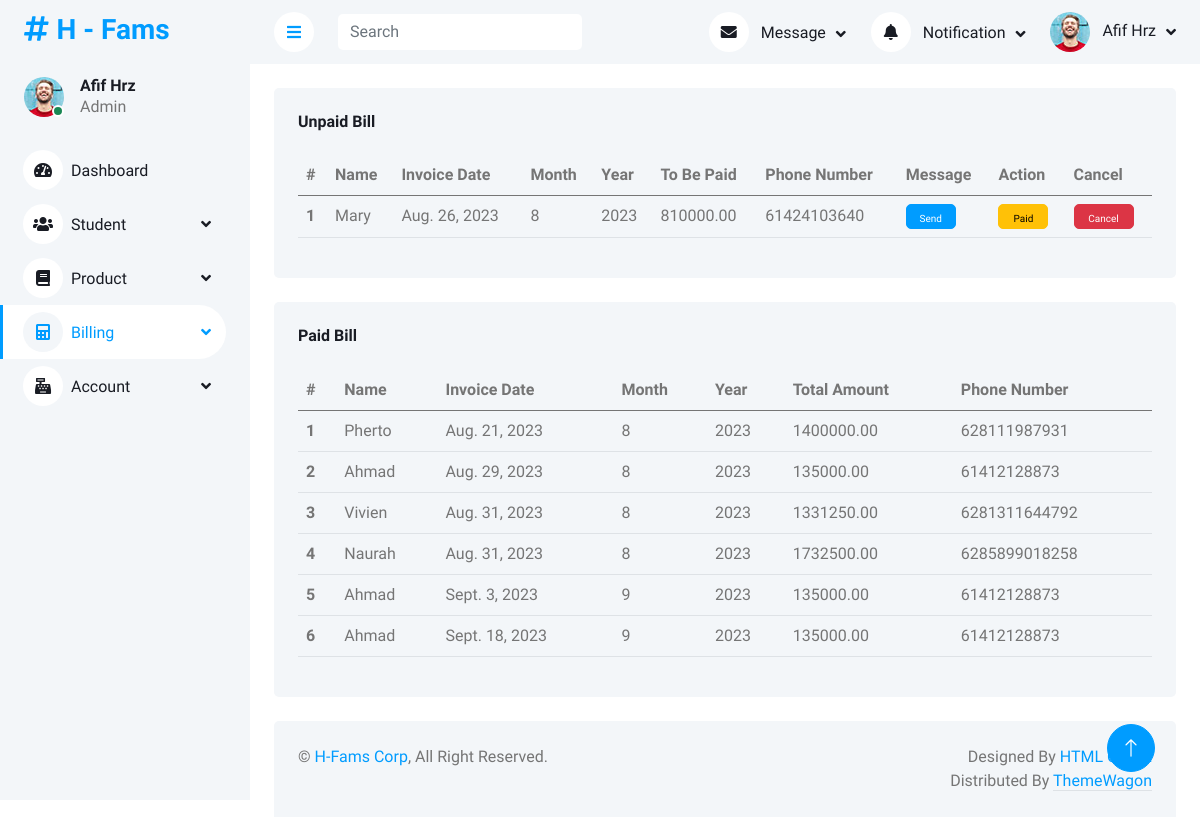
Screenshot of /billing/liststatusbill/ (signed in) with the database file from the repository.
### dashboard/models.py (models this page shows)
class admin_mst_module(models.Model):
    modulename = models.CharField(max_length=30, db_column="MODULENAME")
    pagename = models.CharField(max_length=30, db_column="PAGENAME")
    created_by = models.CharField(max_length=30, db_column="CREATED_BY")
    date_created = models.DateField(default=datetime.date.today, blank=True, db_column="DATE_CREATED")
    modified_by = models.CharField(max_length=30, blank=True, null=True, db_column="MODIFIED_BY")
    date_modified = models.DateField(blank=True, null=True, db_column="DATE_MODIFIED")
    adm_mst_id = models.IntegerField(blank=True, null=True, db_column="ADM_MST_MODULE_ID")
    validstatus = models.IntegerField(blank=True, null=True, db_column="VALIDSTATUS")
    ordernumber = models.IntegerField(db_column="ORDERNUMBER")
    levelnumber = models.IntegerField(blank=True, null=True, db_column="LEVELNUMBER")
    moduleurl = models.CharField(max_length=30, blank=True, null=True, db_column="MODULEURL")
    moduleicon = models.CharField(max_length=30, blank=True, null=True, db_column="MODULEICON")
    moduleclass = models.CharField(max_length=30, blank=True, null=True, db_column="MODULECLASS")
    application = models.CharField(max_length=30, db_column="APPLICATION")
    class Meta:
        db_table = 'ADM_MST_MODULE'

### billing/models.py (models this page shows)
class bll_trx_billing(models.Model):
    invoice_status = models.IntegerField(db_column="INVOICE_STATUS", default=0)
    invoice_date = models.DateField(default=datetime.date.today, db_column="INVOICE_DATE")
    total_amount = models.DecimalField(db_column="TOTAL_AMOUNT", decimal_places=2, max_digits=12)
    remarks = models.CharField(max_length=30, db_column="REMARKS")
    date_created = models.DateField(default=timezone.now, blank=True, db_column="DATE_CREATED")
    created_by = models.CharField(max_length=30, db_column="CREATED_BY")
    date_modified = models.DateField(blank=True, null=True, db_column="DATE_MODIFIED")
    modified_by = models.CharField(max_length=30, blank=True, null=True, db_column="MODIFIED_BY")
    std_trx_id = models.ForeignKey(std_trx, on_delete=models.RESTRICT, db_column="STD_TRX_ID")
    tobe_paid = models.DecimalField(db_column="TOBE_PAID", decimal_places=2, max_digits=12)
    month = models.IntegerField(db_column="MONTH")
    year = models.IntegerField(db_column="YEAR")
    periode = models.IntegerField(db_column="PERIODE")
    class Meta:
        db_table = 'BLL_TRX_BILLING'

### billing/views.py (the view)
# urls.py: path('liststatusbill/', views.liststatusbill_view, name='liststatusbill'),
@login_required(login_url='/login')
def liststatusbill_view(request):
    year = datetime.today().year
    month = datetime.today().month-1
    if len(str(month))==1:
        date = str(year)+"-0"+str(month)+"-"+"01"
    else:
        date = str(year)+"-"+str(month)+"-"+"01"
    total_day = calendar.monthrange(year, month)[1]
    enddate = str(year)+"-"+str(month)+"-"+ str(total_day)
    data_unpaid_bill = bll_trx_billing.objects.raw("""SELECT btb.ID, btb.INVOICE_DATE, btb.TOBE_PAID, btb.MONTH, btb.YEAR , sm.NAME, sm.BOOKED_PHONE  FROM BLL_TRX_BILLING btb
	JOIN STD_TRX st ON st.id = btb.STD_TRX_ID
	JOIN STD_MST sm ON sm.id = st.STD_MST_ID
	WHERE INVOICE_STATUS = 8
    ORDER BY TOBE_PAID DESC""")
    data_paid_bill = bll_trx_billing.objects.raw(f"""SELECT btb.ID, btb.INVOICE_DATE, btb.TOTAL_AMOUNT, btb.MONTH, btb.YEAR , sm.NAME, sm.BOOKED_PHONE  FROM BLL_TRX_BILLING btb
	JOIN STD_TRX st ON st.id = btb.STD_TRX_ID
	JOIN STD_MST sm ON sm.id = st.STD_MST_ID
	WHERE INVOICE_STATUS = 1 AND INVOICE_DATE >= '{date}'""")
    context = {
        'title':'H - Status Bill',
        'dashboard_active':'Billing',
        'datapaid':data_paid_bill,
        'dataunpaid':data_unpaid_bill
        }
    return render(request, 'billing/liststatusbill_view.html', context)

### billing/templates/billing/liststatusbill_view.html (shortened to what this page needs)
{% extends 'base_site.html' %}
{% load static %}
{% block content %}
<div class="container-fluid pt-4 px-4">
    <div class="row g-4">
        <div class="col-sm-12 col-xl-12">
            <div class="bg-light rounded h-100 p-4">
                <h6 class="mb-4">Unpaid Bill</h6>
                <table class="table table-hover">
                    <thead>
                        <tr>
                            <th scope="col">#</th>
                            <th scope="col">Name</th>
                            <th scope="col">Invoice Date</th>
                            <th scope="col">Month</th>
                            <th scope="col">Year</th>
                            <th scope="col">To Be Paid</th>
                            <th scope="col">Phone Number</th>
                            <th scope="col">Message</th>
                            <th scope="col">Action</th>
                            <th scope="col">Cancel</th>
                        </tr>
                    </thead>
                    <tbody>
                        {% for data in dataunpaid %}
                        <tr>
                            <th scope="row">{{forloop.counter}}</th>
                            <td>{{data.NAME}}</td>
                            <td>{{data.invoice_date}}</td>
                            <td>{{data.month}}</td>
                            <td>{{data.year}}</td>
                            <td>{{data.tobe_paid}}</td>
                            <td>{{data.BOOKED_PHONE}}</td>
                            <td>
                                <button type="button" class="btn btn-primary open-Send{{data.id}}" style="height:25px; width:50px; font-size:10px">Send</button>
                            </td>
                            <td>
                                <button type="button" class="btn btn-warning open-Paid{{data.id}}" style="height:25px; width:50px; font-size:10px">Paid</button>
                            </td>
                            <td>
                                <button type="button" class="btn btn-danger open-Cancel{{data.id}}" style="height:25px; width:60px; font-size:10px">Cancel</button>
                            </td>
                        </tr>
                        {% endfor %}
                    </tbody>
                </table>
            </div>
        </div>
        <div class="col-sm-12 col-xl-12">
            <div class="bg-light rounded h-100 p-4">
                <h6 class="mb-4">Paid Bill</h6>
                <table class="table table-hover">
                    <thead>
                        <tr>
                            <th scope="col">#</th>
                            <th scope="col">Name</th>
                            <th scope="col">Invoice Date</th>
                            <th scope="col">Month</th>
                            <th scope="col">Year</th>
                            <th scope="col">Total Amount</th>
                            <th scope="col">Phone Number</th>
                        </tr>
                    </thead>
                    <tbody>
                        {% for data in datapaid %}
                        <tr>
                            <th scope="row">{{forloop.counter}}</th>
                            <td>{{data.NAME}}</td>
                            <td>{{data.invoice_date}}</td>
                            <td>{{data.month}}</td>
                            <td>{{data.year}}</td>
                            <td>{{data.total_amount}}</td>
                            <td>{{data.BOOKED_PHONE}}</td>
                        </tr>
                        {% endfor %}
                    </tbody>
                </table>
            </div>
        </div>
    </div>
</div>
{% endblock content %}

### templates/base_site.html (shortened to what this page needs)
{% load static %}
{% load custom_tags %}
<!DOCTYPE html>
<html lang="en">
<head>
    <link href="https://cdnjs.cloudflare.com/ajax/libs/font-awesome/5.10.0/css/all.min.css" rel="stylesheet">
    <link href="https://cdn.jsdelivr.net/npm/bootstrap-icons@1.4.1/font/bootstrap-icons.css" rel="stylesheet">
    <link href={% static "lib/owlcarousel/assets/owl.carousel.min.css" %} rel="stylesheet">
    <link href={% static "lib/tempusdominus/css/tempusdominus-bootstrap-4.min.css" %} rel="stylesheet" />
    <link href={% static "css/bootstrap.min.css" %} rel="stylesheet">
    <link href={% static "css/style.css" %} rel="stylesheet">
</head>
<body>
    <div class="container-xxl position-relative bg-white d-flex p-0">
        <div class="sidebar pe-4 pb-3">
            <nav class="navbar bg-light navbar-light">
                <a href="/home/" class="navbar-brand mx-4 mb-3">
                    <h3 class="text-primary"><i class="fa fa-hashtag me-2"></i>H - Fams</h3>
                </a>
                <div class="d-flex align-items-center ms-4 mb-4">
                    <div class="position-relative">
                        <img class="rounded-circle" src={% static "img/user.jpg" %} alt="" style="width: 40px; height: 40px;">
                        <div class="bg-success rounded-circle border border-2 border-white position-absolute end-0 bottom-0 p-1"></div>
                    </div>
                    <div class="ms-3">
                        <h6 class="mb-0">Afif Hrz</h6>
                        <span>Admin</span>
                    </div>
                </div>
                <div class="navbar-nav w-100">
                    {% autoescape off %}
                    {% loop_module dashboard_active %}
                    {% endautoescape %}
                </div>
            </nav>
        </div>
        <div class="content">
            <nav class="navbar navbar-expand bg-light navbar-light sticky-top px-4 py-0">
                <a href="#" class="sidebar-toggler flex-shrink-0">
                    <i class="fa fa-bars"></i>
                </a>
                <form class="d-none d-md-flex ms-4">
                    <input class="form-control border-0" type="search" placeholder="Search">
                </form>
                <div class="navbar-nav align-items-center ms-auto">
                    <div class="nav-item dropdown">
                        <a href="#" class="nav-link dropdown-toggle" data-bs-toggle="dropdown">
                            <i class="fa fa-envelope me-lg-2"></i>
                            <span class="d-none d-lg-inline-flex">Message</span>
                        </a>
                    </div>
                    <div class="nav-item dropdown">
                        <a href="#" class="nav-link dropdown-toggle" data-bs-toggle="dropdown">
                            <i class="fa fa-bell me-lg-2"></i>
                            <span class="d-none d-lg-inline-flex">Notification</span>
                        </a>
                    </div>
                    <div class="nav-item dropdown">
                        <a href="#" class="nav-link dropdown-toggle" data-bs-toggle="dropdown">
                            <img class="rounded-circle me-lg-2" src={% static "img/user.jpg" %} alt="" style="width: 40px; height: 40px;">
                            <span class="d-none d-lg-inline-flex">Afif Hrz</span>
                        </a>
                    </div>
                </div>
            </nav>
            {% block content %}
            {% endblock content %}
            <div class="container-fluid pt-4 px-4">
                <div class="bg-light rounded-top p-4">
                    <div class="row">
                        <div class="col-12 col-sm-6 text-center text-sm-start">
                            &copy; <a href="#">H-Fams Corp</a>, All Right Reserved.
                        </div>
                        <div class="col-12 col-sm-6 text-center text-sm-end">
                            Designed By <a href="https://htmlcodex.com">HTML Codex</a>
                        Distributed By <a class="border-bottom" href="https://themewagon.com" target="_blank">ThemeWagon</a>
                        </div>
                    </div>
                </div>
            </div>
        </div>
        <a href="#" class="btn btn-lg btn-primary btn-lg-square back-to-top"><i class="bi bi-arrow-up"></i></a>
    </div>
</body>
</html>

### staticfiles/css/style.css (style rules this page uses)
:root { --primary: #009CFF; --light: #F3F6F9; --dark: #191C24; }
.back-to-top { position: fixed; display: none; right: 45px; bottom: 45px; z-index: 99; }
.btn { transition: .5s; }
.btn.btn-primary { color: #FFFFFF; }
.btn-lg-square { width: 48px; height: 48px; }
.btn-square, .btn-sm-square, .btn-lg-square { padding: 0; display: inline-flex; align-items: center; justify-content: center; font-weight: normal; border-radius: 50px; }
.sidebar { position: fixed; top: 0; left: 0; bottom: 0; width: 250px; height: 100vh; overflow-y: auto; background: var(--light); transition: 0.5s; z-index: 999; }
.content { margin-left: 250px; min-height: 100vh; background: #FFFFFF; transition: 0.5s; }
@media (min-width: 992px) { .sidebar { margin-left: 0; } }
@media (min-width: 992px) { .content { width: calc(100% - 250px); } }
.sidebar .navbar .navbar-nav .nav-link { padding: 7px 20px; color: var(--dark); font-weight: 500; border-left: 3px solid var(--light); border-radius: 0 30px 30px 0; outline: none; }
.sidebar .navbar .navbar-nav .nav-link:hover, .sidebar .navbar .navbar-nav .nav-link.active { color: var(--primary); background: #FFFFFF; border-color: var(--primary); }
.sidebar .navbar .navbar-nav .nav-link i { width: 40px; height: 40px; display: inline-flex; align-items: center; justify-content: center; background: #FFFFFF; border-radius: 40px; }
.sidebar .navbar .navbar-nav .nav-link:hover i, .sidebar .navbar .navbar-nav .nav-link.active i { background: var(--light); }
.sidebar .navbar .dropdown-toggle::after { position: absolute; top: 15px; right: 15px; border: none; content: "\f107"; font-family: "Font Awesome 5 Free"; font-weight: 900; transition: .5s; }
.content .navbar .navbar-nav .nav-link { margin-left: 25px; padding: 12px 0; color: var(--dark); outline: none; }
.content .navbar .sidebar-toggler, .content .navbar .navbar-nav .nav-link i { width: 40px; height: 40px; display: inline-flex; align-items: center; justify-content: center; background: #FFFFFF; border-radius: 40px; }
.content .navbar .dropdown-toggle::after { margin-left: 6px; vertical-align: middle; border: none; content: "\f107"; font-family: "Font Awesome 5 Free"; font-weight: 900; transition: .5s; }

### rows the page displays
admin_mst_module: id+MODULENAME+MODULEURL "Dashboard Student Product Billing Account"
bll_trx_billing: NAME "Mary", invoice_date "Aug. 26, 2023", month "8", year "2023", tobe_paid "810000.00", BOOKED_PHONE "61424103640"
bll_trx_billing: NAME "Pherto", invoice_date "Aug. 21, 2023", month "8", year "2023", total_amount "1400000.00", BOOKED_PHONE "628111987931"
bll_trx_billing: NAME "Ahmad", invoice_date "Aug. 29, 2023", month "8", year "2023", total_amount "135000.00", BOOKED_PHONE "61412128873"
bll_trx_billing: NAME "Vivien", invoice_date "Aug. 31, 2023", month "8", year "2023", total_amount "1331250.00", BOOKED_PHONE "6281311644792"
bll_trx_billing: NAME "Naurah", invoice_date "Aug. 31, 2023", month "8", year "2023", total_amount "1732500.00", BOOKED_PHONE "6285899018258"
bll_trx_billing: NAME "Ahmad", invoice_date "Sept. 3, 2023", month "9", year "2023", total_amount "135000.00", BOOKED_PHONE "61412128873"
bll_trx_billing: NAME "Ahmad", invoice_date "Sept. 18, 2023", month "9", year "2023", total_amount "135000.00", BOOKED_PHONE "61412128873"
